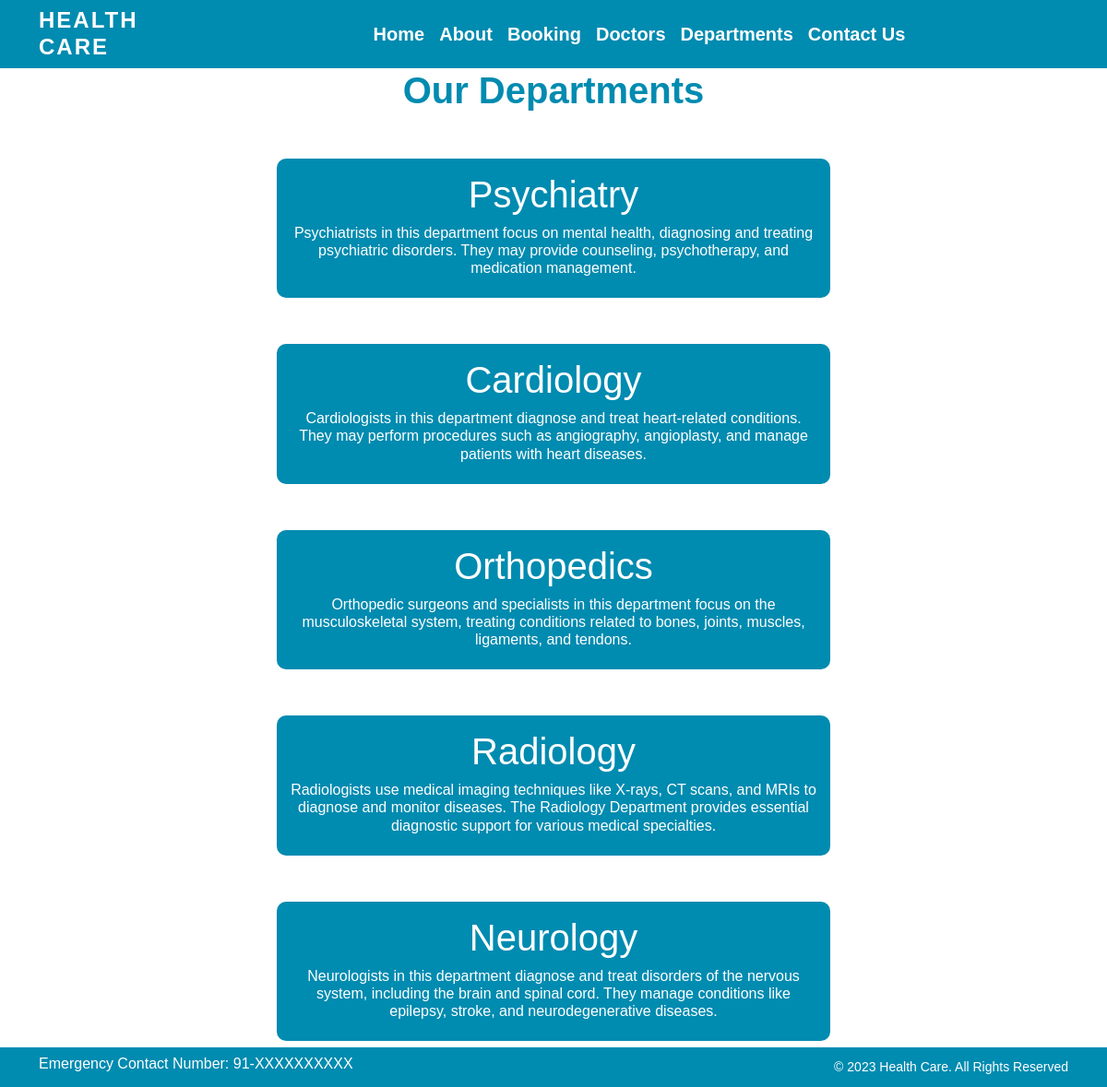
Page /department/ on the committed database.
### home/models.py (models this page shows, shortened)
class Departments(models.Model):
    dep_name = models.CharField(max_length=100)
    dep_description=models.TextField()

### home/views.py (the view)
# urls.py: path('department/', views.department,name='department'),
def department(request):
     dict_dept={
          'dept':Departments.objects.all()
     }
     return render(request,'department.html',dict_dept)

### templates/department.html (shortened to what this page needs)
{% extends "base.html" %}
{% block content %}
<h1 class="text-center attractive-heading">Our Departments</h1>
{%for d in dept %}
<div class='mx-auto w-50 custom-box'>
    <h1>{{d.dep_name}}</h1>
    <h6>{{d.dep_description}}</h6>
</div>
{% endfor %}
{%endblock%}

### templates/base.html (shortened to what this page needs)
{% load static %}
<!DOCTYPE html>
<html>
<head>
    <link rel="stylesheet" href="https://cdn.jsdelivr.net/npm/bootstrap@5.1.3/dist/css/bootstrap.min.css">
    <link rel="stylesheet" href="{% static "/css/style.css" %}">
</head>
<body>
    <nav class="navbar custom-navbar navbar-expand-md">
        <div class="container">
            <div class="col-2 text-left pl-md-0">
                <h2 class="logo">HEALTH CARE</h2>
            </div>
            <div class="collapse navbar-collapse justify-content-center col-md-8" id="navbarNav">
                <ul class="navbar-nav justify-content-center fw-bold">
                    <li class="nav-item active">
                        <a class="nav-link text-white" href="{% url 'home' %}">Home </a>
                    </li>
                    <li class="nav-item">
                        <a class="nav-link text-white" href="{% url 'about' %}">About</a>
                    </li>
                    <li class="nav-item">
                        <a class="nav-link text-white" href="{% url 'booking' %}">Booking</a>
                    </li>
                    <li class="nav-item">
                        <a class="nav-link text-white" href="{% url 'doctors' %}">Doctors</a>
                    </li>
                    <li class="nav-item">
                        <a class="nav-link text-white" href="{% url 'department' %}">Departments</a>
                    </li>
                    <li class="nav-item">
                        <a class="nav-link text-white" href="{% url 'contact' %}">Contact Us</a>
                    </li>
                </ul>
            </div>
        </div>
    </nav>
    {% block content %}
    {% endblock %}
    <section class="fixed-bottom">
        <footer class="pt-2 pb-2 custom-footer">
            <div class="container">
                <div class="row align-items-center">
                    <div class="col-12 col-md-8">
                        <h6>Emergency Contact Number: 91-XXXXXXXXXX</h6>
                    </div>
                    <div class="col-12 col-md-4 mt-4 mt-md-0 text-center text-md-end">
                        © 2023 Health Care. All Rights Reserved
                    </div>
                </div>
            </div>
        </footer>
    </section>
</body>
</html>

### static/css/style.css (style rules this page uses)
body { font-family: 'Arial', sans-serif; }
nav { width: 100%; }

### templates/base.html (style rules this page uses)
.custom-navbar { background-color: #008BB0; font-size: 20px; }
.logo { font-family: 'Arial', sans-serif; font-size: 24px; font-weight: bold; color: white; text-transform: uppercase; letter-spacing: 2px; margin: 0; }
.custom-footer { background-color: #008BB0; color: white; font-size: 14px; }

### templates/department.html (style rules this page uses)
.attractive-heading { font-family: Helvetica, sans-serif font-size: 40px; font-weight:bolder; color:#008BB0; }
.custom-box { background-color:#008BB0; color: white; text-align: center; padding: 15px; margin: 50px auto; border: 2px solid #yourCustomColor; border-radius: 10px; }

### rows in the picture
Departments: dep_name "Psychiatry", dep_description "Psychiatrists in this department focus on mental health, diagnosing and treating psychiatric disorders. They may provide counseling, psychotherapy, and medication management."
Departments: dep_name "Cardiology", dep_description "Cardiologists in this department diagnose and treat heart-related conditions. They may perform procedures such as angiography, angioplasty, and manage patients with heart diseases."
Departments: dep_name "Orthopedics", dep_description "Orthopedic surgeons and specialists in this department focus on the musculoskeletal system, treating conditions related to bones, joints, muscles, ligaments, and tendons."
Departments: dep_name "Radiology", dep_description "Radiologists use medical imaging techniques like X-rays, CT scans, and MRIs to diagnose and monitor diseases. The Radiology Department provides essential diagnostic support for various medical specialties."
Departments: dep_name "Neurology", dep_description "Neurologists in this department diagnose and treat disorders of the nervous system, including the brain and spinal cord. They manage conditions like epilepsy, stroke, and neurodegenerative diseases."
